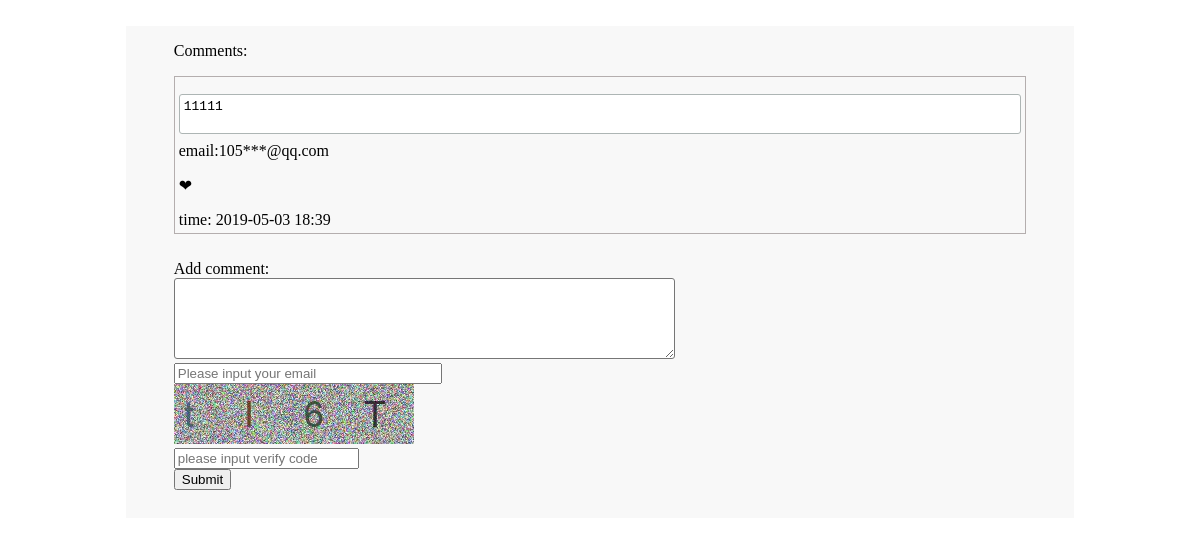
The page /ee1b5c95-6a69-4a16-af7c-cd643dbe72a6 on the database its author committed.
### tables this page shows
CREATE TABLE Article
(
    id text,
    thumb text,
    comment text,
    email text,
    time text,
    comment_id integer PRIMARY KEY AUTOINCREMENT NOT NULL,
    CONSTRAINT Article_Publish_id_fk FOREIGN KEY (id) REFERENCES Publish (id)
);

### app.py (the view)
@app.route('/<id>')
def title(id):
    info = Serverdatabase.article(id)
    info1 = Serverdatabase.article1(id)
    info2 = Serverdatabase.get_article_catalogue_info(id)
    info3 = Serverdatabase.get_count(id)
    tool = Tool()
    return render_template('article.html', info=info, info1=info1, info2=info2, id=id, info3=info3,tool=tool)

### app.py (called while the page is built)
@app.after_request
def after_request(response):
    if request.path.startswith('/'):
        id = request.path[request.path.rfind('/', 0)+1:]
        print(id)
        ip = request.remote_addr
        print(ip)
        Serverdatabase.set_count(id, ip)
    return response

@app.before_request
def before_request():
    if request.path.startswith('/publish/'):
        verify = Verify()
        verify.show()

@app.before_request
def beforeRequest():
    ip = request.remote_addr
    Serverdatabase.record_ip(ip)

    def jiami(self, email):
        email3 = email
        count1 = len(email)
        email = email[0:email.rfind('@', 0)]
        count = len(email)
        email1 = email[0:int(count / 3)]
        email2 = email[int(count / 3):count]
        email2 = email2.replace(email2, "***")
        email4 = email3[count:count1]
        email5 = email1 + email2 + email4
        return email5

### publish.py (called while the page is built)
    @staticmethod
    def article(id):
        conn = sqlite3.connect('server.sqlite3')
        c = conn.cursor()
        sql = 'select * from Article where id = \'' + id + '\' order by time desc'
        c.execute(sql)
        data = c.fetchall()
        conn.commit()
        c.close()
        conn.close()
        return data

    @staticmethod
    def article1(id):
        conn = sqlite3.connect('server.sqlite3')
        c = conn.cursor()
        sql = 'select * from Publish where id = \'' + id + '\''
        c.execute(sql)
        data = c.fetchall()
        conn.commit()
        c.close()
        conn.close()
        return data

    @staticmethod
    def get_article_catalogue_info(id):
        conn = sqlite3.connect('server.sqlite3')
        c = conn.cursor()
        c.execute("select * from Catalogue where id in "
                  "(select catalogue_id from Article_Catalogue where article_id = '%s')" %id)
        data = c.fetchall()
        conn.commit()
        c.close()
        conn.close()
        return data

    @staticmethod
    def set_count(id, ip):
        conn = sqlite3.connect('server.sqlite3')
        c = conn.cursor()
        sql = 'select * from Browse where id = \''+id+'\' and ip = \'' + ip + '\''
        c.execute(sql)
        data = c.fetchall()
        if data == []:
            c.execute('Insert into Browse(id, count, ip) values (?,?,?)',(id, 1, ip))
            conn.commit()
            c.close()
            conn.close()
        else:
            conn.commit()
            c.close()
            conn.close()

### templates/article.html (shortened to what this page needs)
<!DOCTYPE html>
<html lang="en">
<head>
</head><script src="http://cdn.bootcss.com/jquery/2.2.4/jquery.js"></script>
<body>
<br/>
<div id="head">
<div id = "content">
   <p>Comments:</p>
{% autoescape false %}
{% for item in info %}
  <div class="comment"><pre class="comment"><li>{{ item[2] }}</li><br/></pre>
      email:{{ tool.jiami(item[3]) }}
      <br/>
      <p class="like1">&#10084;</p>
      time: {{ item[4] }}
  </div>
  {% endfor %}
{% endautoescape %}
  </div><br/>
<div id = "content"><form action="{{ url_for("comment",id = id) }}" method="post" onsubmit="return YanZhen()">
    Add comment:<br/> <textarea rows="5" cols="60" name = "comment" required = required ></textarea><br/>
    <input type = "text" required = required name = "email" id = "email" placeholder="Please input your email" ></br>
        <img id="imgimg" src="" alt = "verify_code" >
    <br/>
        <input type = "text" required = required class="form-control" id = "vcode" name = "vcode" placeholder="please input verify code">
   <br>
    <input type="submit" value="Submit">
</form></div>
  <br>
</div>
</body>
</html>

### templates/article.html (style rules this page uses)
#head { align-content: center; background-color:#f8f8f8; clear: both; margin-left: 10%; margin-right: 10%; padding-bottom: 5px; }
#content { margin-left: 5%; margin-right: 5%; margin-bottom: 5px; }
#head #content pre { padding: 4px; background-color: #FFFFFF; border-style:solid; border-radius: 3px; border-color: #ADB5B4; }
textarea { border-radius: 3px; }
.comment { border-style: solid; padding: 4px; border-color: #B4AEAE; margin-bottom: 8px; border-width: thin; }
li { list-style: none; }
#email { width: 260px; }

### rows shown on the page
Article: comment "11111", jiami "105***@qq.com", time "2019-05-03 18:39"
